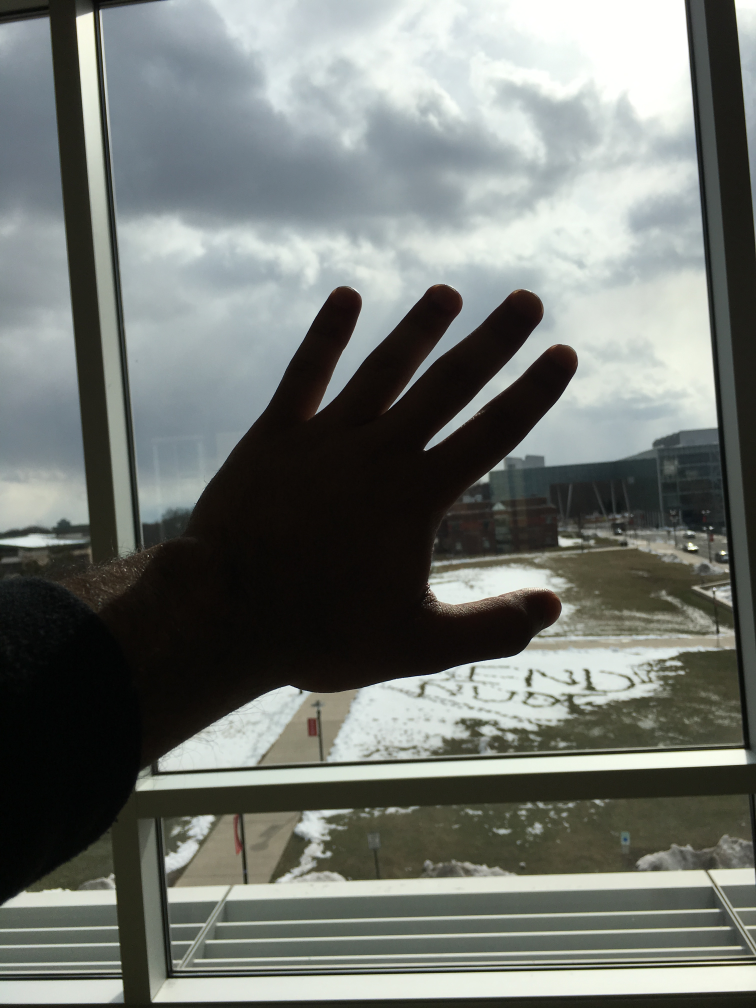
#> input picture hand/images/IMG_7415.jpg, 3024 x 4032 px (shown at 1/4 size); its folder holds only this picture in this run
$ python downsize.py
#> lines starting #> are read from the running program, lines starting #| are printed output that depends on the picture
'''Run this inside an image directory to downscale all images to be lower the MAX_DIM_SIZE
'''
import cv2
import os
import sys
import glob

MAX_DIM_SIZE= 700

def main():
	global MAX_DIM_SIZE
	imlist = glob.glob(os.path.join('.', "*.jpg"))
	try:
		os.mkdir('downsized')
	except OSError as e:
		print("Directory 'downsized' already exists")
		print("Please delete the directory to continue")
	for im in imlist:
		i = cv2.imread(im)
#> i is the input picture: shape (4032, 3024, 3); mean B, G, R 114.1, 118.8, 114.4
		(rows, cols) = i.shape[:2]
#> rows = 4032; cols = 3024
		while rows > MAX_DIM_SIZE and cols > MAX_DIM_SIZE:
			i = cv2.pyrDown(i)
			(rows, cols) = i.shape[:2]
#> this loop made 3 passes
#> pass 2, in main, `i = cv2.pyrDown(i)`:
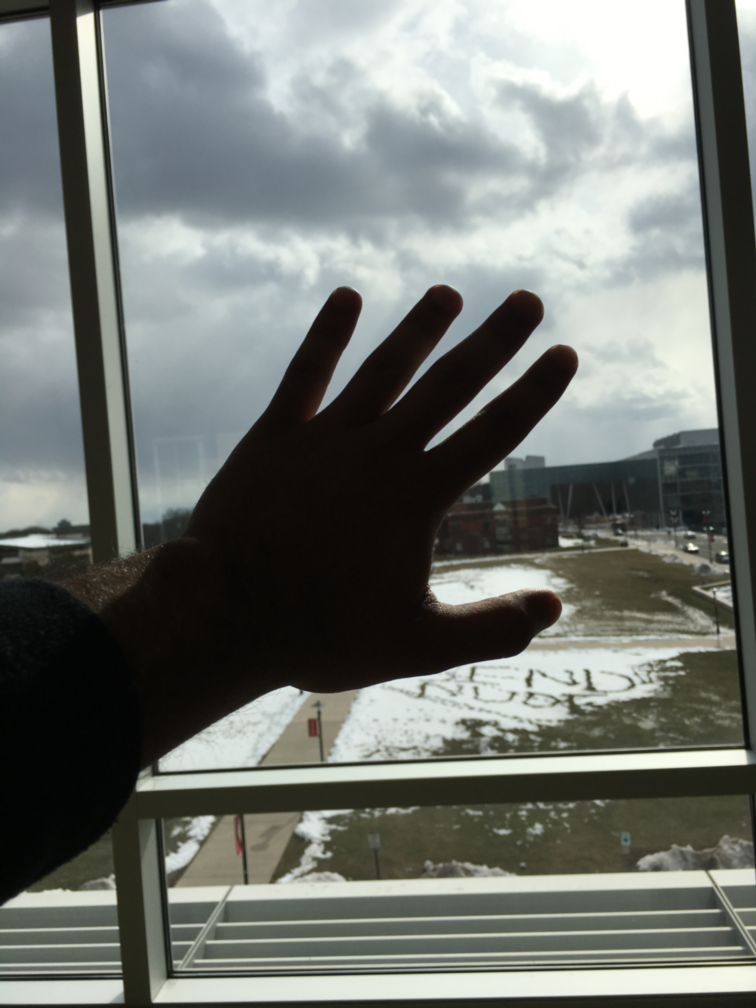
#> i: shape (1008, 756, 3); mean B, G, R 114.1, 118.9, 114.4
#> pass 3, in main, `i = cv2.pyrDown(i)`:
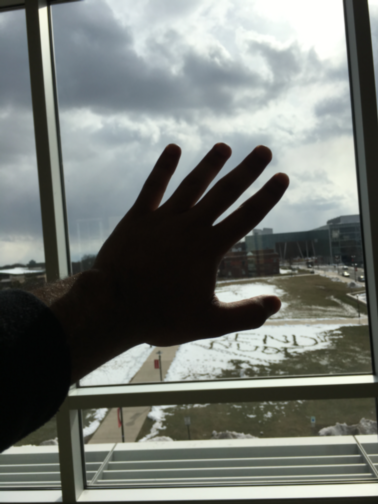
#> i: shape (504, 378, 3); mean B, G, R 114.2, 119, 114.5
		cv2.imwrite('downsized/{}'.format(im), i)

if __name__ == "__main__":
	main()

$ run again, on hand/images/IMG_7419.jpg
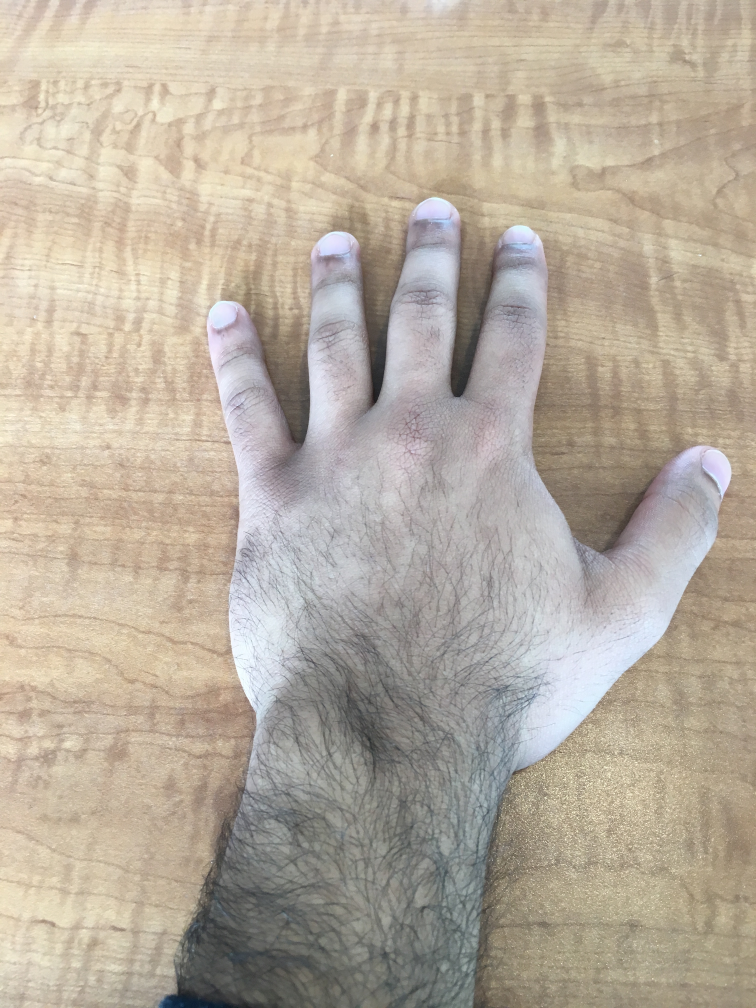
#> input picture hand/images/IMG_7419.jpg, 3024 x 4032 px (shown at 1/4 size)
#> in main, i is the input picture: shape (4032, 3024, 3); mean B, G, R 158.3, 172.9, 183.5
#> the loop in main, `while rows > MAX_DIM_SIZE and cols > MAX_DIM_SIZE:` made 3 passes
#> pass 2, in main, `i = cv2.pyrDown(i)`:
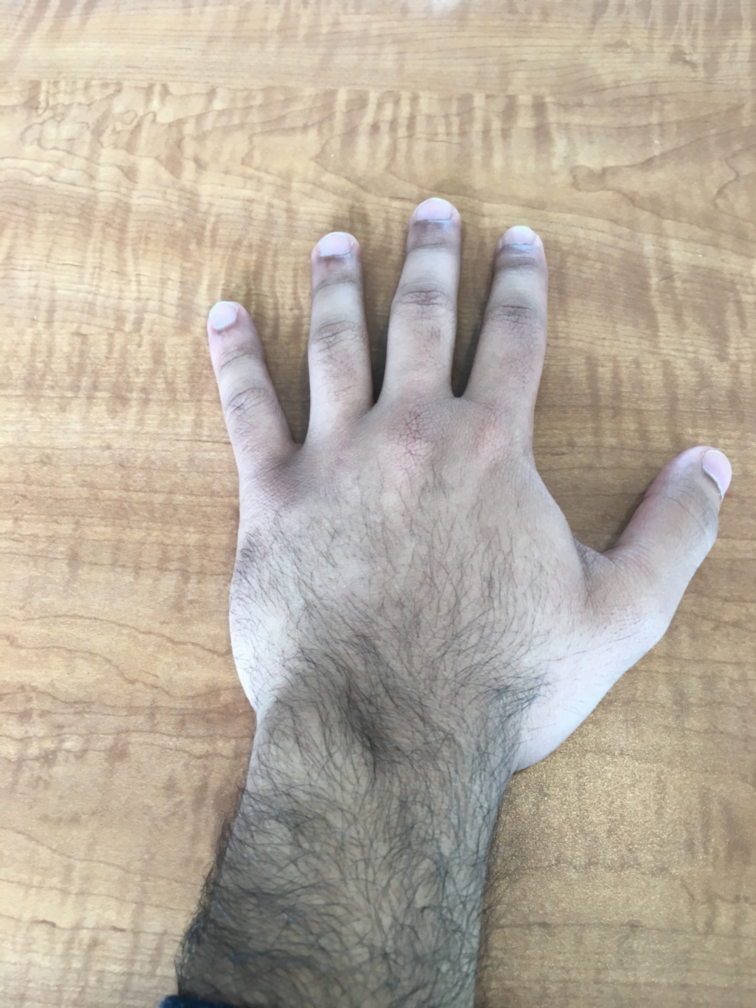
#> i: shape (1008, 756, 3); mean B, G, R 158.3, 172.9, 183.6

$ run again, on hand/images/IMG_7420.jpg
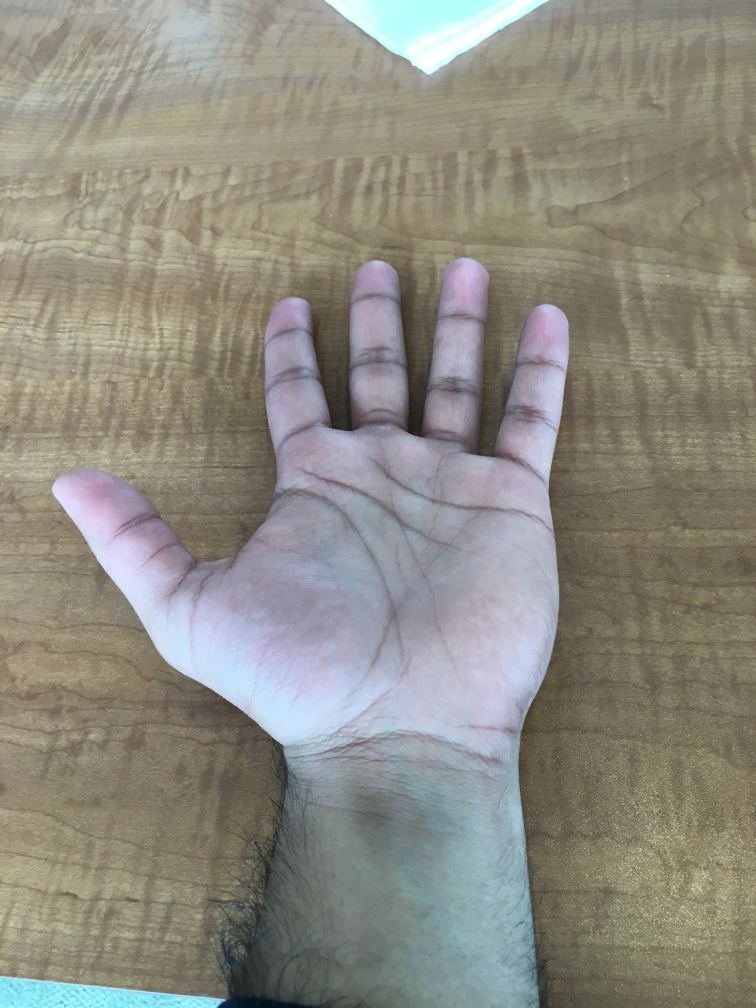
#> input picture hand/images/IMG_7420.jpg, 3024 x 4032 px (shown at 1/4 size)
#> in main, i is the input picture: shape (4032, 3024, 3); mean B, G, R 129.5, 139.7, 142.1
#> the loop in main, `while rows > MAX_DIM_SIZE and cols > MAX_DIM_SIZE:` made 3 passes
#> pass 2, in main, `i = cv2.pyrDown(i)`:
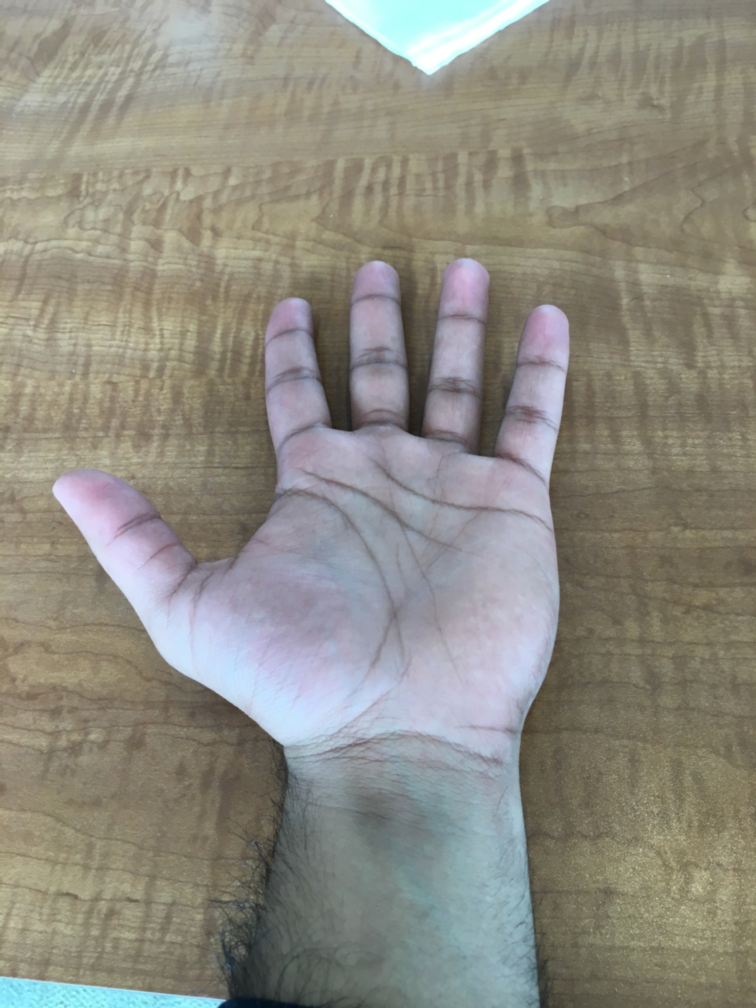
#> i: shape (1008, 756, 3); mean B, G, R 129.5, 139.8, 142.1
